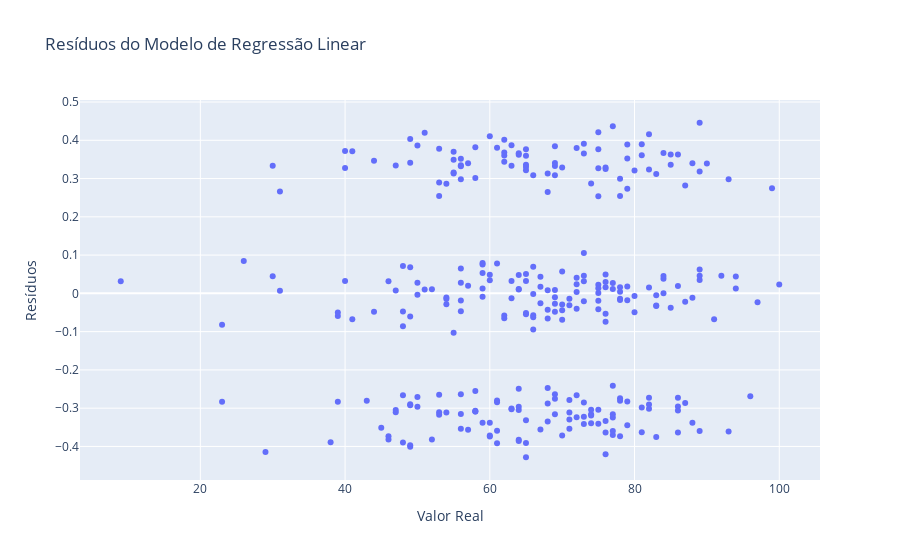

The cell this chart's notebook holds for it:
### Code cell
# Gáfico de Residuos plotly

residuals = y_test - model.predict(X_test)

fig = px.scatter(x=y_test, y=residuals, title='Resíduos do Modelo de Regressão Linear', labels={'x': 'Valor Real', 'y': 'Resíduos'})

fig.show()

### Figure 1 — Plotly figure (JSON) as saved in the notebook; plotly's stock layout.template omitted (floating-point values rounded to 4 significant figures; data arrays with more than 128 entries replaced by an {"elided": "..."} marker saying what was removed)
{"data": [{"hovertemplate": "Valor Real=%{x}<br>Resíduos=%{y}<extra></extra>", "legendgroup": "", "marker": {"color": "#636efa", "symbol": "circle"}, "mode": "markers", "name": "", "orientation": "v", "showlegend": false, "type": "scatter", "x": {"elided": "300 int values"}, "xaxis": "x", "y": {"elided": "300 float values"}, "yaxis": "y"}], "layout": {"legend": {"tracegroupgap": 0}, "title": {"text": "Resíduos do Modelo de Regressão Linear"}, "xaxis": {"anchor": "y", "domain": [0, 1], "title": {"text": "Valor Real"}}, "yaxis": {"anchor": "x", "domain": [0, 1], "title": {"text": "Resíduos"}}}}
